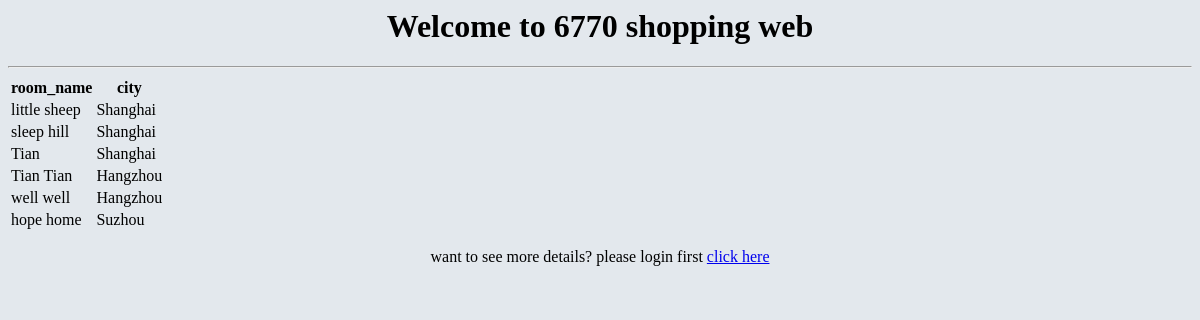
/, run on an earlier commit of the app's database.
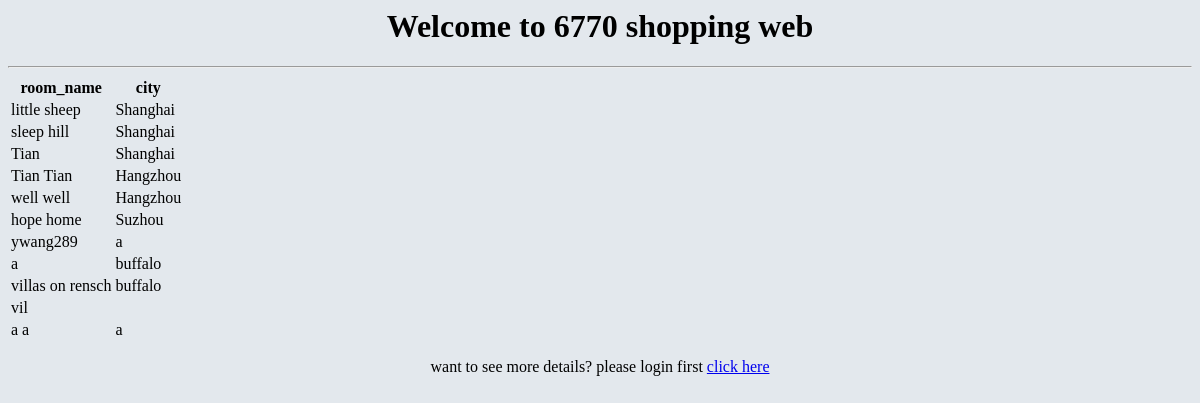
And on a later commit of the database.
### SEARCH.py (models this page shows, shortened)
class Rooms(db.Model):
    room_name = db.Column(db.String(20), primary_key = True)
    city = db.Column(db.String(200), nullable=False)
    neighbor = db.Column(db.Integer, nullable=False)
    price = db.Column(db.Integer, nullable=False)

### SEARCH.py (the view)
@app.route('/')
def show_all():
    return render_template('show_all.html', rooms = Rooms.query.all() )

### templates/show_all.html (shortened to what this page needs)
<html>
<head>
</head>
   <body>
      <h1>
      Welcome to 6770 shopping web
      </h1>
      <hr/>
      <table>
         <thead>
            <tr>
               <th>room_name</th>
               <th>city</th>
            </tr>
         </thead>
         <tbody>
            {% for room in rooms %}
               <tr>
                  <td>{{ room.room_name }}</td>
                  <td>{{ room.city }}</td>
               </tr>
            {% endfor %}
         </tbody>
      </table>
      <p>want to see more details? please login first <a href="/login">click here</a></p>
   </body>
</html>

What changed in the data, as far as the page shows it:
added Rooms: room_name "ywang289", city "a"
added Rooms: room_name "a", city "buffalo"
added Rooms: room_name "villas on rensch", city "buffalo"
added Rooms: room_name "vil"
added Rooms: room_name "a a", city "a"
